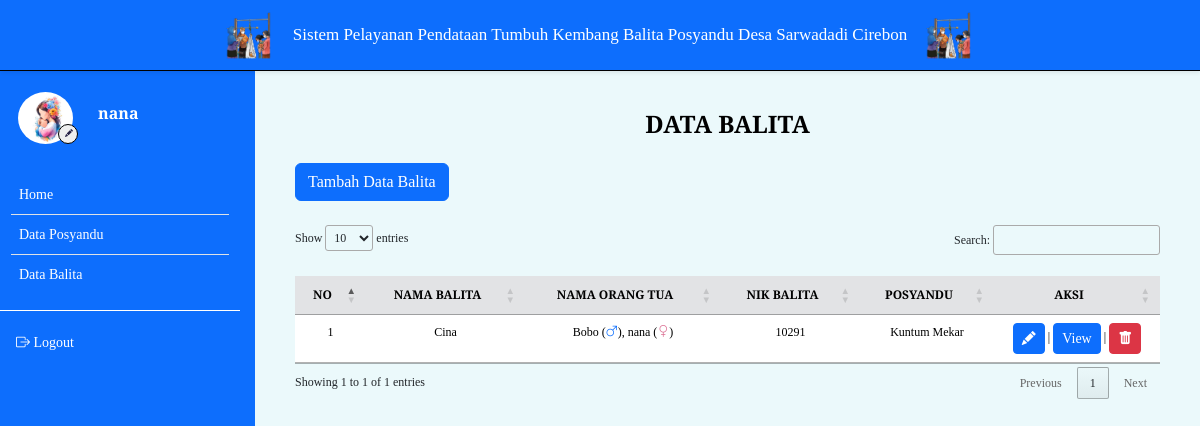
Page /ortu/balita.php (signed in) on the committed database.
### tables this page shows
CREATE TABLE `user` (
  `id_user` int(11) NOT NULL,
  `username` varchar(45) NOT NULL,
  `password` varchar(100) NOT NULL,
  `nama` varchar(50) NOT NULL,
  `alamat` text NOT NULL,
  `noTelp` varchar(15) NOT NULL,
  `role` varchar(10) NOT NULL
);

CREATE TABLE `balita` (
  `id_balita` int(11) NOT NULL,
  `id_user` int(11) NOT NULL,
  `idposyandu` int(11) NOT NULL,
  `nama_ayah` varchar(50) NOT NULL,
  `nama_balita` varchar(100) NOT NULL,
  `nik_balita` varchar(50) NOT NULL,
  `tempat_lahir` varchar(50) NOT NULL,
  `tanggal_lahir` datetime NOT NULL,
  `jenis_kelamin` varchar(30) NOT NULL
);

CREATE TABLE `posyandu` (
  `id_posyandu` int(11) NOT NULL,
  `nama_posyandu` varchar(50) NOT NULL,
  `alamat_posyandu` varchar(100) NOT NULL
);

### controller/mainController.php (called while the page is built, shortened)
<?php
$conn = mysqli_connect("localhost", "root", "", "posyandu");
function query($query)
{
    global $conn;
    $result = mysqli_query($conn, $query);
    $rows = [];
    while ($row = mysqli_fetch_assoc($result)) {
        $rows[] = $row;
    }
    return $rows;
}
function generateRandomKey()
{
    $keyLength = 32;
    $randomBytes = openssl_random_pseudo_bytes($keyLength, $strong);
    if (!$strong) {
        $randomBytes = random_bytes($keyLength);
    }
    return base64_encode($randomBytes);
}
function enkripsi($kata)
{
    $key = generateRandomKey();
    $string = openssl_encrypt($kata, 'AES-256-CBC', $key, 0, substr($key, 0, 16));
    $hasilEnkripsi = base64_encode($key . $string);
    return $hasilEnkripsi;
}
function dekripsi($kata)
{
    $string = base64_decode($kata);
    $key = substr($string, 0, 44);
    $enkripsi = substr($string, 44);
    $hasil = openssl_decrypt($enkripsi, 'AES-256-CBC', $key, 0, substr($key, 0, 16));
    return $hasil;
}
function cari_user() {
    $id = dekripsi($_COOKIE['posyandu']);
    $user = query("SELECT * FROM user WHERE id_user = $id")[0];
    return $user;
}
?>

### ortu/balita.php (the view, shortened to what this page needs)
<?php
if (isset($_COOKIE['posyandu'])) {
    $ibu = cari_user();
    $id_ibu = $ibu['id_user'];
    $balita = query("SELECT * FROM balita WHERE id_user = $id_ibu");
} else {
    echo "<script>
                document.location.href='../logout.php';
              </script>";
    exit;
}
?>
<!DOCTYPE html>
<html lang="en">
<head>
    <link href="https://cdn.jsdelivr.net/npm/bootstrap@5.3.2/dist/css/bootstrap.min.css" rel="stylesheet"
 />
    <link rel="stylesheet" href="https://cdn.jsdelivr.net/npm/bootstrap-icons@1.9.1/font/bootstrap-icons.css" />
    <link rel="stylesheet" href="https://cdn.datatables.net/1.13.4/css/jquery.dataTables.min.css">
    <link rel="stylesheet" href="../style.css">
</head>
<body>
    <nav class="navbar bg-body-tertiary p-0">
        <div class="container-fluid justify-content-center p-3">
            <?php
            require_once('../navbar/navbar_admin.php');
            ?>
        </div>
    </nav>
    <div class="main-container m-0">
        <div class="d-flex">
            <?php
            require_once('../navbar/sidebar_ortu.php');
            ?>
            <div class="contents">
                <h4 class="text-center fw-bold" style="color: black;">DATA BALITA</h4>
                <div class="mt-4">
                    <button class="btn btn-primary" data-bs-toggle="modal" data-bs-target="#balita">
                        Tambah Data Balita
                    </button>
                </div>
                <div class="mt-4">
                    <table id="example" class="table table-hover text-center">
                        <thead>
                            <tr class="table-secondary">
                                <th class="text-center" scope="col">NO</th>
                                <th class="text-center" scope="col">NAMA BALITA</th>
                                <th class="text-center" scope="col">NAMA ORANG TUA</th>
                                <th class="text-center" scope="col">NIK BALITA</th>
                                <th class="text-center" scope="col">POSYANDU</th>
                                <th class="text-center" scope="col" style="width: 130px;">AKSI</th>
                            </tr>
                        </thead>
                        <tbody>
                            <?php
                            $i = 1;
                            foreach ($balita as $b):
                                $id_user = $b['id_user'];
                                $idposyandu = $b['idposyandu'];
                                $nama_ibu = query("SELECT nama FROM user WHERE id_user = $id_user")[0];
                                $nama_posyandu = query("SELECT nama_posyandu FROM posyandu WHERE id_posyandu = $idposyandu")[0];
                                ?>
                                <tr>
                                    <td>
                                        <?= $i; ?>
                                    </td>
                                    <td>
                                        <?= $b['nama_balita']; ?>
                                    </td>
                                    <td>
                                        <?= $b['nama_ayah']; ?> (<i class="bi bi-gender-male text-primary"></i>),
                                        <?= $nama_ibu['nama']; ?> (<i class="bi bi-gender-female"
                                            style="color: palevioletred;"></i>)
                                    </td>
                                    <td>
                                        <?= $b['nik_balita']; ?>
                                    </td>
                                    <td>
                                        <?= $nama_posyandu['nama_posyandu']; ?>
                                    </td>
                                    <td>
                                        <a class="text-decoration-none btn btn-sm btn-primary"
                                            href="edit_balita.php?id=<?= enkripsi($b['id_balita']); ?>">
                                            <i class="bi bi-pencil-fill"></i>
                                        </a>
                                        |
                                        <a class="text-decoration-none btn btn-sm btn-primary"
                                            href="view.php?id=<?= enkripsi($b['id_balita']); ?>">
                                            View
                                        </a>
                                        |
                                        <a class="delete bg-danger" id="delete"
                                            onclick="deleteBalita(<?= $b['id_balita']; ?>)">
                                            <button class="btn btn-sm btn-danger"><i class="bi bi-trash-fill"></i></button>
                                        </a>
                                    </td>
                                </tr>
                                <?php
                                $i++;
                            endforeach;
                            ?>
                        </tbody>
                    </table>
                </div>
            </div>
        </div>
    </div>
</body>
</html>

### navbar/sidebar_ortu.php (shortened to what this page needs)
<?php
require_once '../controller/mainController.php';
$user = cari_user();
?>
<div class="sidebar bg-primary" id="side_nav">
    <div class="content-side">
        <div class="profil">
            <div class="row d-flex align-items-center">
                <div class="col-sm-5 me-0">
                    <img src="../image/img6.jpg" class="rounded-circle" alt="profi">
                    <a href="../profil">
                        <button class="rounded-circle"><i class="bi bi-pencil-fill"></i></button>
                    </a>
                </div>
                <div class="col-sm-7 m-0">
                    <h6 class="fw-bold text-white">
                        <?= $user['nama']; ?>
                    </h6>
                </div>
            </div>
        </div>
        <div class="">
            <ul class="list-group list-group-flush pt-4 fw-medium">
                <li class="list-group-item">
                    <a href="../ortu" class="text-decoration-none d-block">
                        <span>Home</span>
                    </a>
                </li>
                <li class="list-group-item">
                    <a href="../ortu/posyandu.php" class="text-decoration-none d-block">
                        <span>Data Posyandu</span>
                    </a>
                </li>
                <li class="list-group-item">
                    <a href="../ortu/balita.php" class="text-decoration-none d-block">
                        <span>Data Balita</span>
                    </a>
                </li>
            </ul>
        </div>
        <hr class="hr-color">
        <ul class="list-unstyled fw-medium pb-5">
            <li>
                <a href="../logout.php" class="text-decoration-none d-block">
                    <i class="bi bi-box-arrow-right"></i>
                    <span>Logout</span>
                </a>
            </li>
        </ul>
    </div>
</div>

### style.css (style rules this page uses)
* { font-family: "Merriweather", serif; }
body { font-family: sans-serif; background: #ebf9fb; }
.contents .dataTables_wrapper, .contents .filter input, .contents table.dataTable { font-size: 12px; }
.content, .contents { min-height: 100vh; width: 100%; }
.contents { margin: 100px 0; padding: 10px 40px; }
.navbar { z-index: 1; display: flex; position: fixed; width: 100%; border-bottom: 1px solid black; }
.sidebar { min-width: 255px; max-width: 255px; transition: all ease-in 0.3s; min-height: 100vh; }
hr.hr-color { color: white; opacity: 1; }
.sidebar ul { padding: 0 11px; }
.sidebar li a { color: white; padding: 5px; font-size: 14px; margin-left: 0; }
.sidebar .list-group-item { padding: 4px 3px; }
.sidebar .list-group-item { background-color: transparent; }
.content-side { position: fixed; margin-top: 60px; width: 240px; }
.sidebar .profil { padding-top: 25px; }
.sidebar .profil img { width: 55px; height: 66px; padding: 7px 0; display: block; transition: all ease-in 0.3s; object-fit: cover; }
.sidebar .profil button { border: 1px solid black; position: absolute; margin-top: -27px; margin-left: 61px; width: 20px; height: 20px; }
.sidebar .profil a button { margin-left: 40px; }
.sidebar .profil .d-flex .col-sm-5 { padding-left: 30px; padding-right: 0; }
.sidebar .profil .d-flex .col-sm-7 { padding: 0; }
.sidebar .profil button i { font-size: 8px; color: #272247; margin-top: -6px; margin-left: -3px; position: absolute; }

### rows in the picture
user: nama "nana"
balita: nama_balita "Cina", nama_ayah "Bobo", id_user.nama "nana", nik_balita "10291", idposyandu.nama_posyandu "Kuntum Mekar"
